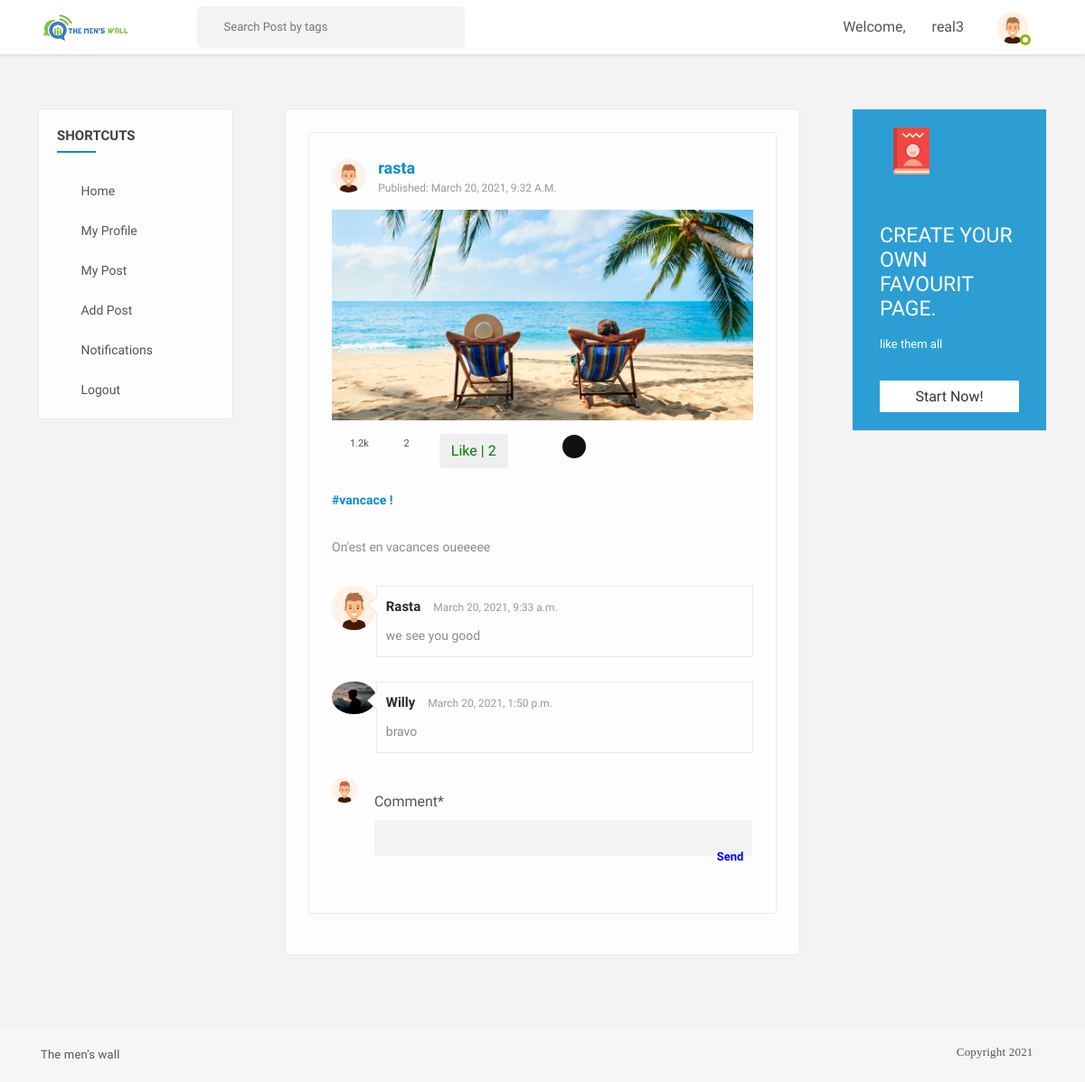
/post/3/ (signed in), run on the app's committed database.
### users/models.py (models this page shows, shortened)
class Profile(models.Model):
	user = models.OneToOneField(User, on_delete=models.CASCADE)
	image = models.ImageField(default='default.png', upload_to='profile_pics')
	slug = AutoSlugField(populate_from='user')
	bio = models.CharField(max_length=255, blank=True)
	friends = models.ManyToManyField("Profile", blank=True)

### feed/models.py (models this page shows, shortened)
class Post(models.Model):
	description = models.CharField(max_length=255, blank=True)
	pic = models.ImageField(upload_to='path/to/img')
	date_posted = models.DateTimeField(default=timezone.now)
	user_name = models.ForeignKey(User, on_delete=models.CASCADE)
	tags = models.CharField(max_length=100, blank=True)

class Comments(models.Model):
	post = models.ForeignKey(Post, related_name='details', on_delete=models.CASCADE)
	username = models.ForeignKey(User, related_name='details', on_delete=models.CASCADE)
	comment = models.CharField(max_length=255)
	comment_date = models.DateTimeField(default=timezone.now)

### feed/views.py (the view)
# urls.py: path('post/<int:pk>/', views.post_detail, name='post-detail'),
@login_required
def post_detail(request, pk):
	post = get_object_or_404(Post, pk=pk)
	user = request.user
	p = Profile.objects.filter(user = request.user).first()
	u = p.user
	is_liked =  Like.objects.filter(user=user, post=post)
	if request.method == 'POST':
		form = NewCommentForm(request.POST)
		if form.is_valid():
			data = form.save(commit=False)
			data.post = post
			data.username = user
			data.save()
			return redirect('post-detail', pk=pk)
	else:
		form = NewCommentForm()
	return render(request, 'feed/post_detail.html', {'u':u,'post':post, 'is_liked':is_liked, 'form':form})

### feed/forms.py
class NewCommentForm(forms.ModelForm):
	comment = forms.CharField(widget=forms.Textarea)
	class Meta:
		model = Comments
		fields = ['comment']

### feed/templates/feed/post_detail.html (shortened to what this page needs)
{% extends "basefeed.html" %}
{% load static %}
{% load crispy_forms_tags %}
{% block content %}
<section>
  <div class="gap gray-bg">
    <div class="container-fluid">
      <div class="row">
        <div class="col-lg-12">
          <div class="row" id="page-contents">
            <div class="col-lg-3">
              <aside class="sidebar static">
                <div class="widget stick-widget">
                  <h4 class="widget-title">Shortcuts</h4>
                  <ul class="naves">
                    <li>
                      <i class="ti-home"></i>
                      <a href="{% url 'home' %}" title="">Home</a>
                    </li>
                    <li>
                      <i class="ti-user"></i>
                      <a href="{% url 'edit_profile' %}" title="">My profile</a>
                    </li>
                    <li>
                      <i class="ti-files"></i>
                      <a href="{% url 'user-posts' request.user.username %}" title="">My post</a>
                    </li>
                    <li>
                      <i class="ti-files"></i>
                      <a href="{% url 'post-create' %}" title="">Add post</a>
                    </li>
                    <li>
                      <i class="ti-bell"></i>
                      <a href="#" title="">Notifications</a>
                    </li>
                    <li>
                      <i class="ti-power-off"></i>
                      <a href="{% url 'logout' %}" title="">Logout</a>
                    </li>
                  </ul>
                </div>
              </aside>
            </div>
            <div class="col-lg-6">
              <div class="central-meta">
                <div class="loadMore">
                  <div class="central-meta item">
                  <div class="user-post">
                  <div class="friend-info">
                    <figure>
                      <img src="{{ post.user_name.profile.image.url }}" alt="">
                    </figure>
                    <div class="friend-name">
                      <ins><a href="#" title="">{{ post.user_name }}</a></ins>
                      <span>published: {{ post.date_posted }}</span>
                    </div>
                    <div class="post-meta">
                      <img src="{{ post.pic.url }}" alt="">
                      <div class="we-video-info">
                        <ul>
                          <li>
                            <span class="views" data-toggle="tooltip" title="views">
                              <i class="fa fa-eye"></i>
                              <ins>1.2k</ins>
                            </span>
                          </li>
                          <li>
                            <span class="comment" data-toggle="tooltip" title="Comments">
                              <i class="fa fa-comments-o"></i>
                              <ins>{{ post.details.count }}</ins>
                            </span>
                          </li>
                          <li>
                            <button class="btn btn-white mr-3 like" id="{{ post.id }}">
                              {% if is_liked %}
                              <a
                                href="{% url 'post-like' %}"
                                style="color: red"
                                id="likebtn{{ post.id }}"
                              >
                                Unlike | {{post.likes.count}}</a
                              >
                              {% else %}
                              <a
                                href="{% url 'post-like' %}"
                                style="color: green"
                                id="likebtn{{ post.id }}"
                              >
                                Like | {{post.likes.count}}</a
                              >
                              {% endif %}
                            </button>
                          </li>
                             <li class="social-media">
                            <div class="menu">
                              <div class="btn trigger"><i class="fa fa-share-alt"></i></div>
                              <div class="rotater">
                              </div>
                              <div class="rotater">
                              </div>
                              <div class="rotater">
                              </div>
                              <div class="rotater">
                              </div>
                              <div class="rotater">
                              </div>
                              <div class="rotater">
                              </div>
                              <div class="rotater">
                              </div>
                              <div class="rotater">
                              </div>
                            </div>
                          </li>
                        </ul>
                      </div>
                      <div class="description">
                        <p>
                          {% if post.tags %}
                          <a href="#" title="">{{ post.tags }} !</a></br>
                            <br />
                            {% endif %}
                         {{ post.description }}</p>
                      </div>
                    </div>
                  </div>
                  <div class="coment-area">
                    {% if post.details.all %}
                    <ul class="we-comet">
                      {% for detail in post.details.all %}
                      <li>
                        <div class="comet-avatar">
                          <img src="{{ detail.username.profile.image.url }}" alt="">
                        </div>
                        <div class="we-comment">
                          <div class="coment-head">
                            <h5><a href="time-line.html" title="">{{ detail.username }}</a></h5>
                            <span>{{ detail.comment_date }}</span>
                            <a class="we-reply" href="#" title="Reply"><i class="fa fa-reply"></i></a>
                          </div>
                          <p>{{ detail.comment }}</p>
                        </div>
                      </li>
                      {% endfor %}
                      {% else %}
      <li>No comments to show!</li>
      {% endif %}
      <li class="post-comment">
        <div class="comet-avatar">
          <img src="{{ post.user_name.profile.image.url }}" alt="">
        </div>
        <div class="post-comt-box">
          <form class="form-signin" method="POST" id="post-form">
            {{ form|crispy }}
            <button type="submit" style="color:blue;";>Send</button>
          </form>
        </div>
      </li>
                    </ul>
                  </div>
                </div>
              </div>
              </div>
            </div>
          </div>
          <div class="col-lg-3">
            <aside class="sidebar static">
              <div class="widget friend-list stick-widget">
                <div class="banner medium-opacity bluesh">
                  <div class="bg-image" style="background-image: url(images/resources/baner-widgetbg.jpg)"></div>
                  <div class="baner-top">
                    <span><img alt="" src="images/book-icon.png"></span>
                    <i class="fa fa-ellipsis-h"></i>
                  </div>
                  <div class="banermeta">
                    <p>
                      create your own favourit page.
                    </p>
                    <span>like them all</span>
                    <a data-ripple="" title="" href="#">start now!</a>
                  </div>
                </div>
              </div>
            </aside>
          </div>
        </div>
      </div>
    </div>
  </div>
</section>
{% endblock content %}

### feed/templates/basefeed.html (shortened to what this page needs)
{% load static %}
<!DOCTYPE html>
<html lang="en">
<head>
    <link rel="stylesheet" href="{% static 'css/main.min.css' %}">
    <link rel="stylesheet" href="{% static 'css/style.css' %}">
    <link rel="stylesheet" href="{% static 'css/color.css' %}">
    <link rel="stylesheet" href="{% static 'css/responsive.css' %}">
</head>
<body>
    <div class="theme-layout">
        <div class="topbar stick">
            <div class="logo">
                <a title="" href=""><img src="{% static 'images/logo.png' %}" alt=""></a>
            </div>
            <div class="top-area">
                <div class="top-search">
                    <form action="{% url 'search_posts' %}" method="GET" class="">
                        <input name="p" type="text" placeholder="Search Post by tags" />
                        <button data-ripple type="submit"><i class="ti-search"></i></button>
                    </form>
                </div>
                <ul class="setting-area">
                    <li><span>Welcome,</span></li>
                    <li><span>{{request.user.username}}</span></li>
                </ul>
                <div class="user-img">
                    <img src="{{ u.profile.image.url }}" alt="" style="width: 50px;";>
                    <span class="status f-online"></span>
                </div>
            </div>
        </div>
        {% block content %}
        {% endblock content %}
        <div class="bottombar">
            <div class="container">
                <div class="row">
                    <div class="col-md-12">
                        <span class="copyright"><a target="_blank" href="#">The men's wall</a></span>
                        <i i class="fa fa-copyright"><span class="copyright"><a target="_blank" href="#">Copyright 2021</a></span></i>
                    </div>
                </div>
            </div>
        </div>
    </div>
</body>
</html>

### feed/static/css/color.css (style rules this page uses)
.product-carousel .owl-nav .owl-prev::before, .product-carousel .owl-nav .owl-next::before, .product-caro .owl-prev:hover:before, .product-caro .owl-next:hover:before, .log-reg-area form .forgot-pwd, .log-reg-area form .already-have, .log-reg-area > p a, .top-area > ul > li > a > span, .timeline-info > ul li a.active, .timeline-info > ul li a:hover, .dropdowns > a.more-mesg, .activity-meta > h6 a, .activity-meta > span a:hover, .friend-name > ins, .description > p a, .we-reply, .sidebar .widget li:hover > a, .sidebar .widget li:hover > i, .friend-meta > a, .user-setting > a:hover, .we-comet li a.showmore, .twiter-feed > li p a, .tutor-links > li i, .tutor-links > li:hover, .pepl-info > span, .page-meta > a, .frnds .nav-tabs .nav-item a.active, .f-title i, #work > div a, .basics > li i, .education > li i, .groups > span i, a.forgot-pwd, .friend-meta > h4 a:hover, .x_title > h2, .post-meta .detail > span, .add-btn > a:hover, .top-area > ul.main-menu > li > ul li a:hover, .dropdowns.active > a i, .user-setting > a i, .form-group input.form-file ~ .control-label, .form-group input.has-value ~ .control-label, .form-group input:focus ~ .control-label, .form-group input:valid ~ .control-label, .form-group select ~ .control-label, .form-group textarea.form-file ~ .control-label, .form-group textarea.has-value ~ .control-label, .form-group textarea:focus ~ .control-label, .form-group textarea:valid ~ .control-label, .flaged > h3, .invition .friend-meta a.invite:hover, .more-optns > ul li:hover, .post-title > h4 a:hover, .post-title .p-date a:hover, .l-post .l-post-meta > h4 a:hover, .read:hover, blockquote, .tags > a:hover, .comment-titles > span, .help-list > ul li a:hover i, .carrer-title > h2 > span, .carrer-title > span a, .open-position > h4 a:hover, .option-set.icon-style > li > a.selected, .category-box > i, .getquot-baner > a, .branches-box > ul li i, .help-topic-result > h2 a:hover, .product-name > h5 a:hover, .full-postmeta .shopnow, .prices.style2 ins span, .single-btn > li > a.active, .total-box > ul > li.final-total, .logout-meta > p a, .forum-list table tbody tr td i, .forum-list table tbody tr td a, .widget ul.recent-topics > li > i, .date-n-reply > a, .topic-data > span, .help-list > ul li a:hover, .employer-info h2, .job-detail > ul li i, .company-intro > a { color: #088dcd; }
#nprogress .bar, .timeline-info > ul li a::before, .add-btn > a, .activitiez > li::before, form button, .colla-apps > li a:hover, a.underline:before, .setting-row input:checked + label, .user-avatar:hover .edit-phto, .error-meta > a, .color-bg, .add-butn, .nav.nav-tabs.likes-btn > li a.active, a.dislike-btn, .drop > a:hover, .btn-view.btn-load-more:hover, .accordion .card h5 button[aria-expanded="true"], .chat-head, .f-page > figure em, .inbox-panel-head > ul > li > a, .nav-tabs--left .nav-link.active, .nav-tabs--left .nav-link.active:hover, footer .widget-title h4::before, #topcontrol, .sidebar .widget-title::before, .f-title::before, .g-post-classic > figure > i::after, .purify > a, .help-list > a:hover, .open-position::before, .info > a, .category-box:hover, .category-box.selected, a.main-btn, .section-heading::before, .getquot-baner, .more-branches > h4::before, .is-helpful > a, .cart-optionz > li > a:hover, .paginationz > li a:hover, .paginationz > li a.active, .shopping-cart, a.btn2:hover, .form-submit > input[type="submit"], button.submit-checkout, .delete-cart:hover, .proceed .button, .amount-area .update-cart, a.addnewforum, .apply-bttons > a { background: #088dcd; }

### feed/static/css/responsive.css (style rules this page uses)
@media screen and (max-width: 1281px) and (min-width: 1024px) { .sidebar .widget li > a { font-size: 14px; } }

### data on the page
Post: user_name.profile.image (placeholder picture), user_name "rasta", date_posted "March 20, 2021, 9:32 A.m.", pic (picture), details.count "2", likes.count "2", tags "#vancace", description "On'est en vacances oueeeee"
Comments: username.profile.image (placeholder picture), username "Rasta", comment_date "March 20, 2021, 9:33 a.m.", comment "we see you good"
Comments: username.profile.image (picture), username "Willy", comment_date "March 20, 2021, 1:50 p.m.", comment "bravo"

### other printed values
{{ request.user.username }} "real3"
